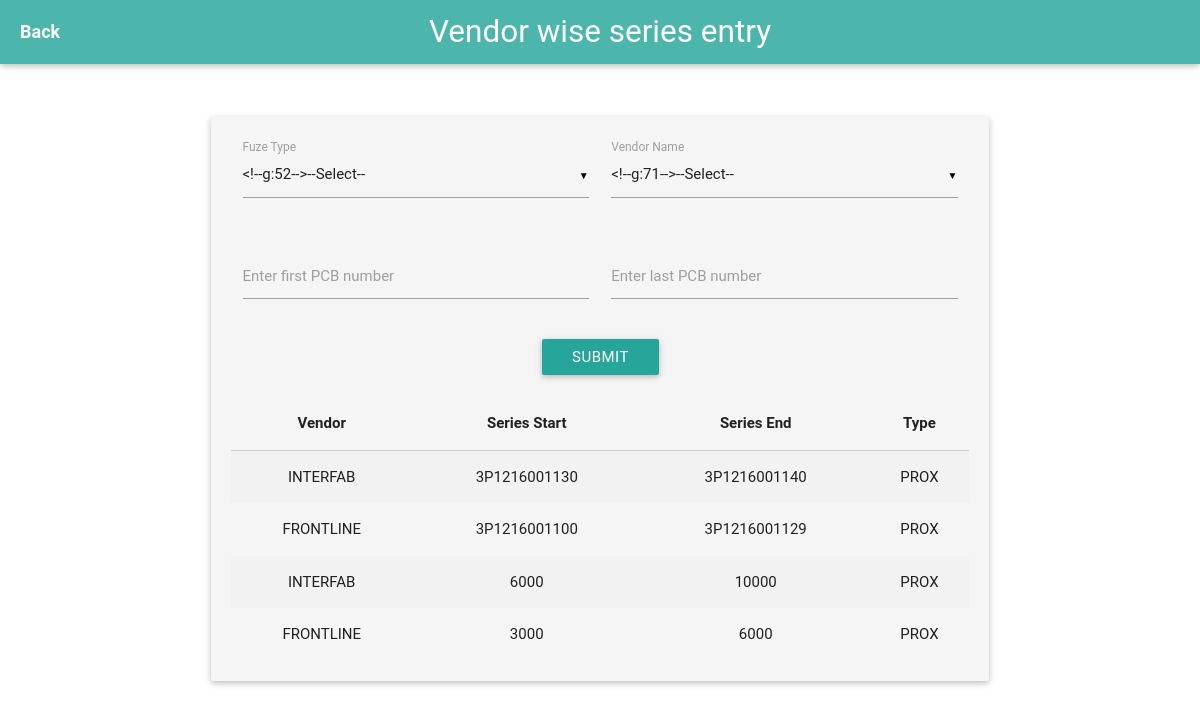
/vendor.php (signed in), run on an earlier commit of the app's database.
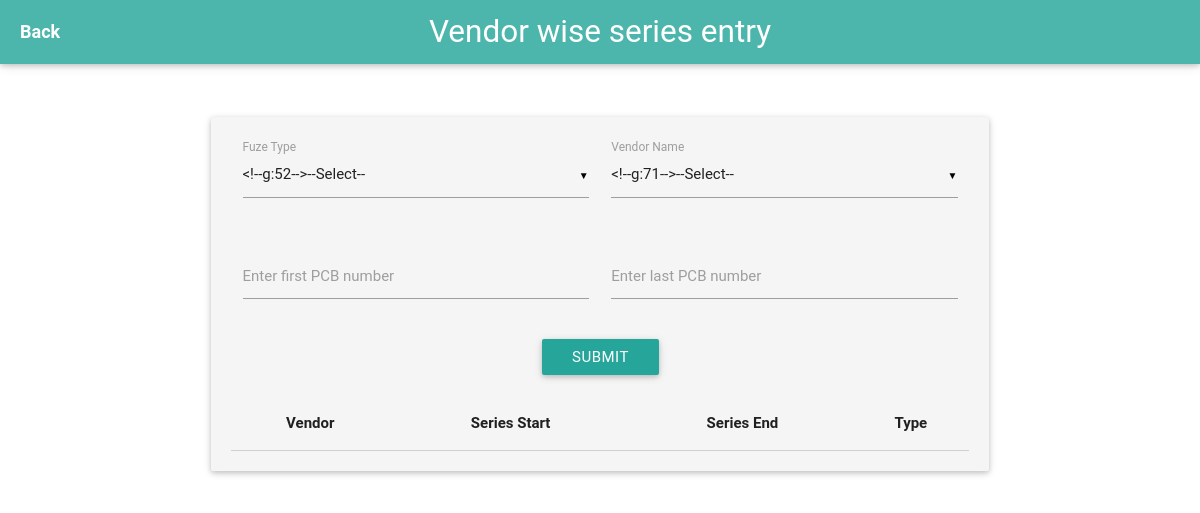
And on a later commit of the database.
### tables this page shows
CREATE TABLE `vendor_pcb_series_table` (
  `_id` int(10) unsigned NOT NULL AUTO_INCREMENT,
  `vendor_name` text NOT NULL,
  `series_start` bigint(20) NOT NULL,
  `series_stop` bigint(20) NOT NULL,
  `series_start_alphanumeric` text NOT NULL,
  `series_stop_alphanumeric` text NOT NULL,
  `fuze_type` varchar(4) NOT NULL,
  PRIMARY KEY (`_id`)
);

### vendor.php (the view, shortened to what this page needs)
<?php
	include('db_config.php');
	$html = "
		<!DOCTYPE html>
		<html>
			<head>
				<link rel='stylesheet' type='text/css' href='materialize.min.css'>
				<link rel='stylesheet' href='/FuzeDatabase/jquery-ui.css'>
			</head>
			<body class='vendorBody' id='vendorBody'>
				<main class='contents'>
				<div class='navbar-fixed'>
					<nav>
						<div class='nav-wrapper teal lighten-2' id='vendorNav'>
							<a href='#!' class='brand-logo center'>Vendor wise series entry</a>
							<span class='white-text text-darken-5 left' style='font-size: 18px; padding-left: 20px; font-weight: bold' onclick='self.close();'>
								Back
							</span>
						</div>
					</nav>
				</div>
				<br><br>
				<div class='row'>
					<div class='col m2'></div>
					<div class='col s12 m8'>
						<div class='card-panel grey lighten-4' id='vendorCard'>
							<div class='row'>
								<div class='input-field col s6'>
									<label>Fuze Type</label>
								</div>
								<div class='input-field col s6'>
									<label>Vendor Name</label>
								</div>
							</div>
							<div class='row'>
								<div class='input-field col s6'>
									<input id='vendorSeriesStart' type='text'>
									<label for='vendorSeriesStart'><center>Enter first PCB number</center></label>
								</div>
								<div class='input-field col s6'>
									<input id='vendorSeriesStop' type='text'>
									<label for='vendorSeriesStop'><center>Enter last PCB number</center></label>
								</div>
							</div>
							<center>
								<a class='waves-effect waves-light btn' id='vendorSubmitButton'>SUBMIT</a>
							</center>
							<br>
							<table class='striped centered'>
								<thead>
									<tr>
										<th>Vendor</th>
										<th>Series Start</th>
										<th>Series End</th>
										<th>Type</th>
									</tr>
								</thead>
								<tbody>
							";
							$showSql = "SELECT `vendor_name`,`series_start_alphanumeric`,`series_stop_alphanumeric`,`fuze_type` FROM `vendor_pcb_series_table` ORDER BY `_id` DESC";
							$res = mysqli_query($db, $showSql);
							while ($row = mysqli_fetch_assoc($res)) {
								$html.= "
									<tr>
										<td>".$row['vendor_name']."</td>
										<td>".$row['series_start_alphanumeric']."</td>
										<td>".$row['series_stop_alphanumeric']."</td>
										<td>".$row['fuze_type']."</td>
									</tr>
								";
							}
						$html.="
						</tbody>
						</table>
						</div>
					</div>
				</div>
				</main>
			</body>
			<script type='text/javascript'>
					$('select').material_select();
					$('#vendorSubmitButton').click(function(){
						onSubmit();
					});
					function onSubmit() {
						if($('#fuze_type :selected').val() == '' || $('#vendor_name :selected').val() == '' || $('#vendorSeriesStart').val() == '' || $('#vendorSeriesStop').val() == '')
						{
							Materialize.toast('Please enter sufficient data',2000,'rounded');
						}
						else {
							$.ajax({
								type: 'POST',
								data: {
									fuze_type: $('#fuze_type :selected').val(),
									vendor_name: $('#vendor_name :selected').val(),
									series_start: $('#vendorSeriesStart').val().toUpperCase(),
									series_stop: $('#vendorSeriesStop').val().toUpperCase()
								},
								success: function(msg) {
									if(msg.includes('ok')) {
										Materialize.toast('Record created',2000,'rounded');
										setTimeout(function(){
											location.reload(true)
										},2000);
									}
									else {
										Materialize.toast('Error while creating record',3000,'rounded');
									}
								},
								error: function(XMLHttpRequest, textStatus, errorThrown) {
								 alert(errorThrown + ' Is web-server offline?');
								}
							});
						}
					}
			</script>
		</html>
	";
	if(isset($_COOKIE['fuzeLogin'])) {
		if($_COOKIE['fuzeAccess'] == "37BD0D3935B47BE2AB57BCF91B57F499") {
			echo $html;
		}
		}
?>

### vendor.php (style rules this page uses)
.vendorBody { display: flex; min-height: 100vh; flex-direction: column; }
.contents { flex: 1; }

What changed in the data, as far as the page shows it:
removed vendor_pcb_series_table: vendor_name "INTERFAB", series_start_alphanumeric "3P1216001130", series_stop_alphanumeric "3P1216001140", fuze_type "PROX"
removed vendor_pcb_series_table: vendor_name "FRONTLINE", series_start_alphanumeric "3P1216001100", series_stop_alphanumeric "3P1216001129", fuze_type "PROX"
removed vendor_pcb_series_table: vendor_name "INTERFAB", series_start_alphanumeric "6000", series_stop_alphanumeric "10000", fuze_type "PROX"
removed vendor_pcb_series_table: vendor_name "FRONTLINE", series_start_alphanumeric "3000", series_stop_alphanumeric "6000", fuze_type "PROX"
